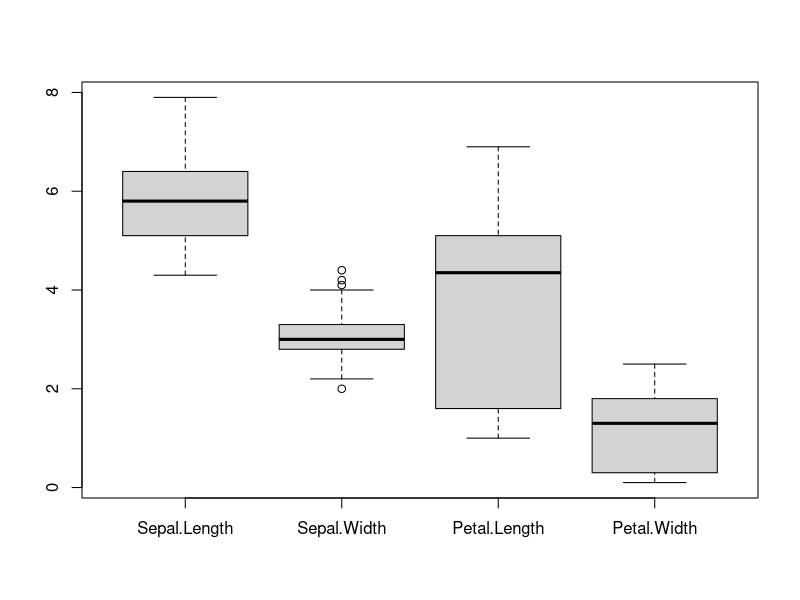
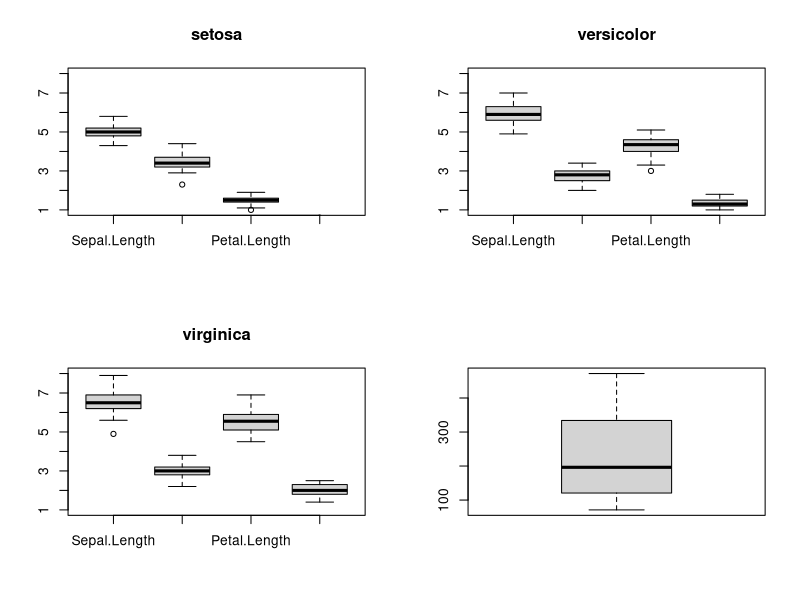
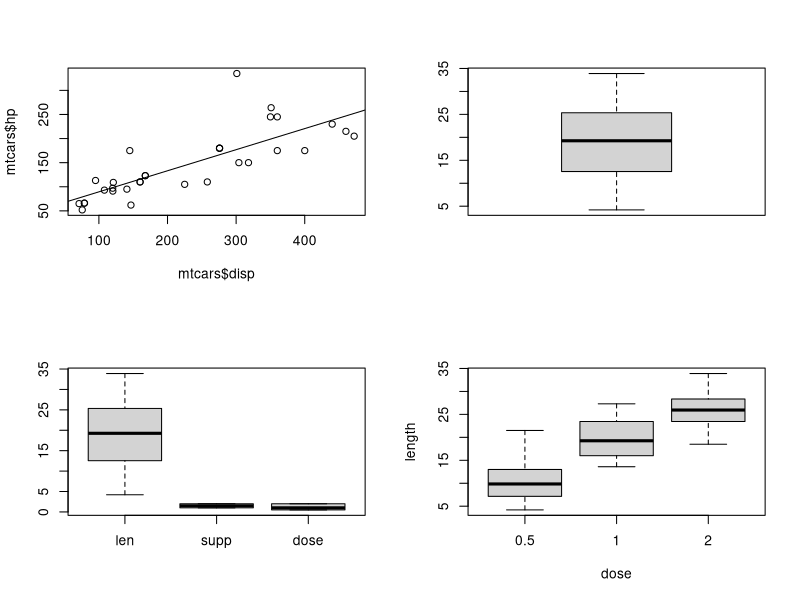
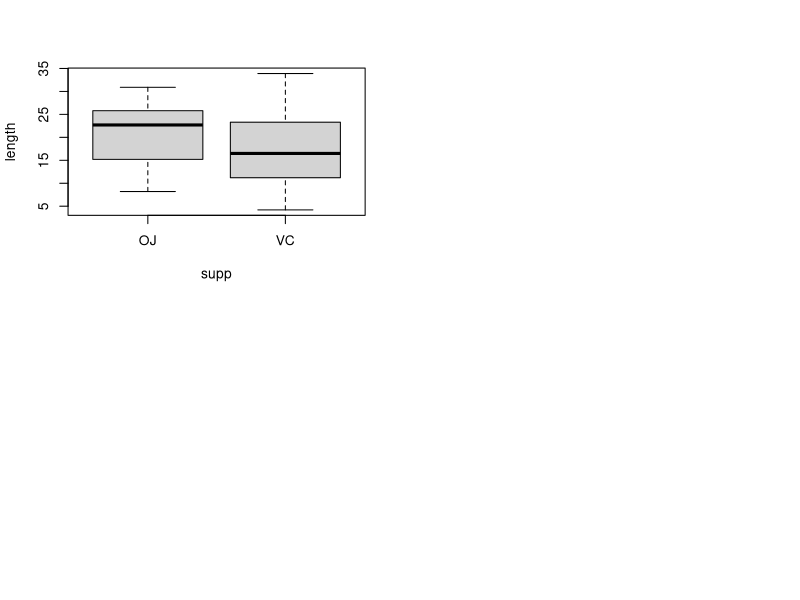
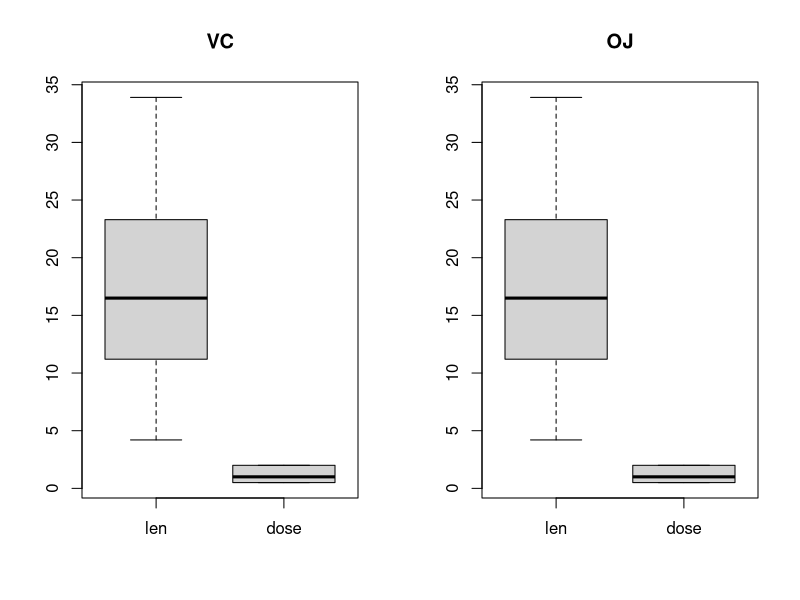
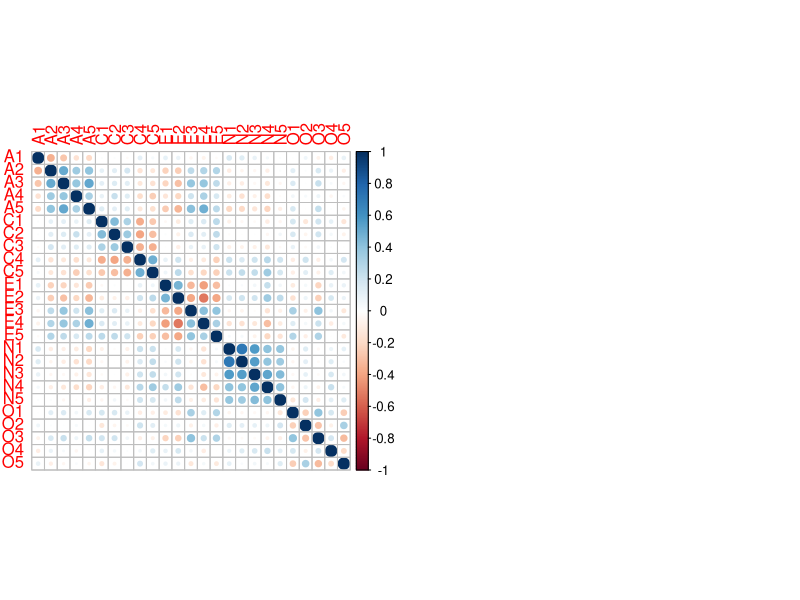

R code for these plots, in order: (Note: this script raises an error after producing the figures.)
####################################
### 1. Ü B U N G S A U F G A B E ###
####################################

# Ausgangssituation
iris

# Deksriptive Analyse
summary(swiss)
boxplot(iris[1:4])
setosa <- subset(iris, Species=="setosa")
versicolor <- subset(iris, Species=="versicolor")
virginica <- subset(iris, Species=="virginica")
summary(setosa[c(1:4)])
summary(versicolor[c(1:4)])
summary(virginica[c(1:4)])

# Bivariate Analyse
cor(iris[1:4])

# Grafische Darstellung zur Mustererkennung
par(mfrow=c(2,2))
boxplot(setosa[c(1:4)], main="setosa", ylim=c(1,8))
boxplot(versicolor[c(1:4)], main="versicolor", ylim=c(1,8))
boxplot(virginica[c(1:4)], main="virginica", ylim=c(1,8))

# Mustererkennung
identification <- subset(iris, Petal.Length>="1" & Petal.Length<="2" & Petal.Width<="1", select=c(Species))
summary(identification)

####################################
### 2. Ü B U N G S A U F G A B E ###
####################################

# Ausgangssituation
mtcars

# Deskriptive Analyse
summary(mtcars)
boxplot(mtcars$disp)
help(mtcars)

# Bivariate Analyse
cor(mtcars$disp, mtcars$hp)
plot(mtcars$disp, mtcars$hp)
abline(lm(mtcars$hp~mtcars$disp))
cor(mtcars)

# Multivariate Analyse
step(lm(data=mtcars, mpg~.), trace=0, steps=11)
regression <- step(lm(data=mtcars, mpg~.), trace=0, steps=11)
summary(regression)

####################################
### 3. Ü B U N G S A U F G A B E ###
####################################

# Ausgangssituation
erfolgreich <- cbind(70, 55)
nicht_erfolgreich <- cbind(30, 45)
matrix <- rbind(erfolgreich, nicht_erfolgreich)
matrix

# Chi-Quadrat ermitteln
chisq.test(matrix)

####################################
### 4. Ü B U N G S A U F G A B E ###
####################################

# Ausgangssituation
ToothGrowth

# Deskriptive Analyse
summary(ToothGrowth)
boxplot(ToothGrowth$len)
boxplot(ToothGrowth)
help(ToothGrowth)
boxplot(ToothGrowth$len~ToothGrowth$dose, xlab="dose", ylab="length")

# Datensatz modellieren
vc <- subset(ToothGrowth, supp=="VC")
oj <- subset(ToothGrowth, supp=="OJ")
vc
oj
summary(vc[c(1:3)])
vc[c(2)]

# Detaillierte grafische Analysen
boxplot(ToothGrowth$len~ToothGrowth$supp, xlab="supp", ylab="length")
par(mfrow=c(1,2))
boxplot(vc[c(1,3)], main="VC")
boxplot(vc[c(1,3)], main="OJ")

# Signifikanztest
t.test(ToothGrowth$len~ToothGrowth$supp)

####################################
### 5. Ü B U N G S A U F G A B E ###
####################################

# Ausgangssituation
install.packages("psych", dependencies=TRUE)
library(psych)
bfi
help(bfi)

# Deskriptive Analyse
summary(bfi[c(1:5)])
summary(bfi[c(16:20)])
agreeableness_sum <- (bfi$A1+bfi$A2+bfi$A3+bfi$A4+bfi$A5)/5
summary(agreeableness_sum)
neuroticism_sum <- (bfi$N1+bfi$N2+bfi$N3+bfi$N4+bfi$N5)/5
summary(neuroticism_sum)

# Bivariate Analyse
cor(bfi[c(1:5)], use="complete.obs")
cor(bfi[c(16:20)], use="complete.obs")
install.packages("corrplot")
library(corrplot)
cor_matrix <- cor(bfi[c(1:25)], use="complete.obs")
corrplot(cor_matrix)

# Faktorenanalyse
items <- bfi[1:25]
items <- items[complete.cases[items],]
fa(items, nfactors=5, rotate="varimax")
fa.parallel(items)

####################################
### 6. Ü B U N G S A U F G A B E ###
####################################

# Ausgangssituation
iris
install.packages("caret", dependencies=TRUE)
library(caret)

# Deskriptive Analyse
summary(iris)
boxplot(iris[1:4])
x <- iris[,1:4]
y <- iris[,5]
featurePlot(x=x, y=y, plot="box")

# Bivariate Analyse
cor(iris[1:4])

# Machine Learning
validation_index <- createDataPartition(iris$Species, p=0.80, list=FALSE)
validation <- iris[-validation_index, ]
model <- iris[validation_index, ]
summary(validation)
summary(model)
control <- trainControl(method = "cv", number = 10)
metric <- "Accuracy"
fit.lda <- train(Species ~ ., data=model, method ="lda", metric=metric, trControl=control)
fit.knn <- train(Species ~ ., data=model, method ="knn", metric=metric, trControl=control)
fit.rf <- train(Species ~ ., data=model, method ="rf", metric=metric, trControl=control)
results <- resamples(list(lda=fit.lda, knn=fit.knn, rf=fit.rf))
summary(results)
dotplot(results)
print(fit.lda)
predictions <- predict(fit.lda, model)
confusionMatrix(predictions, model$Species)
predictions <- predict(fit.lda, validation)
confusionMatrix(predictions, validation$Species)